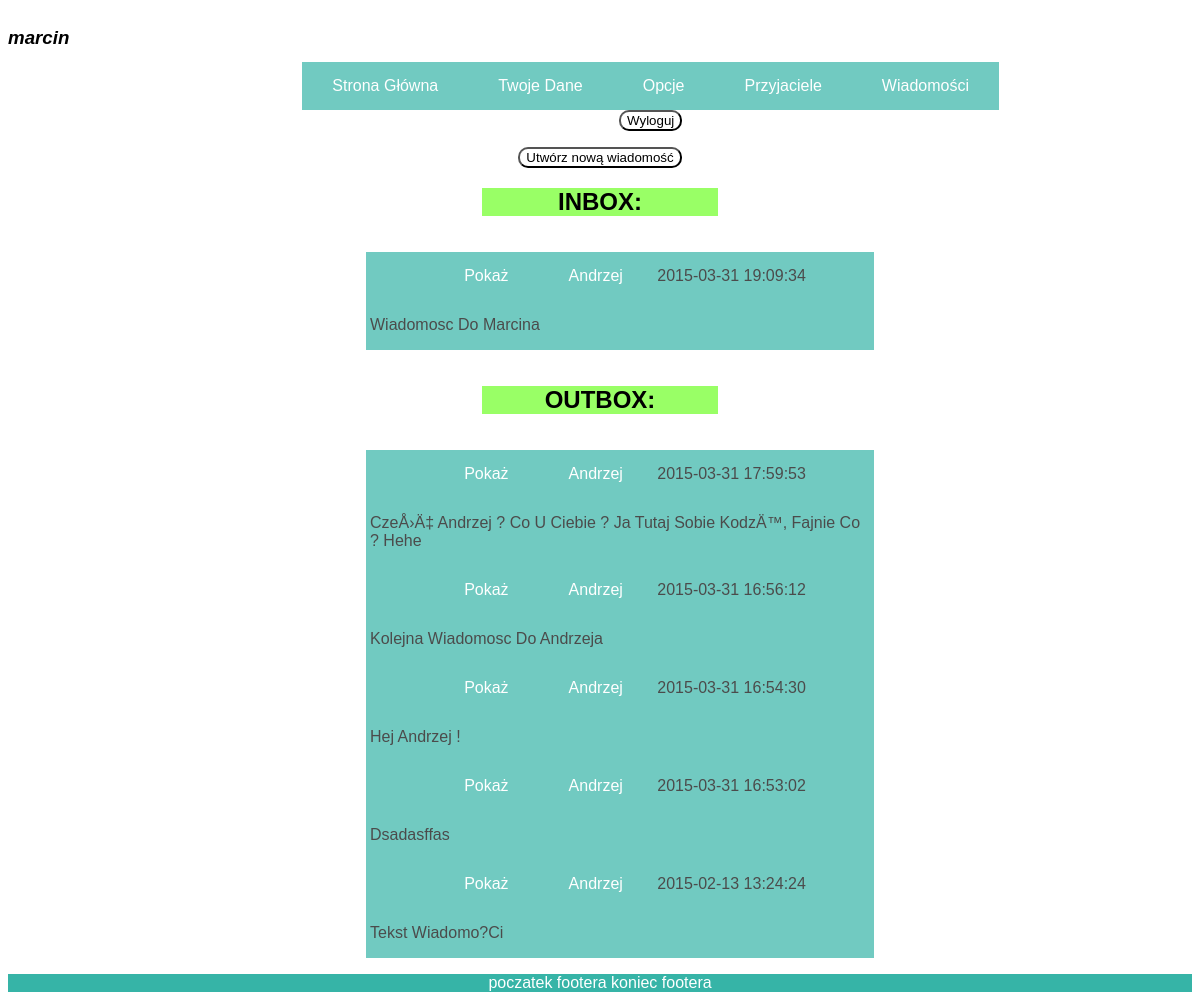
The page /messages.php (signed in) on the database its author committed.
### tables this page shows
CREATE TABLE `Users` (
  `id` int(11) NOT NULL AUTO_INCREMENT,
  `name` varchar(30) NOT NULL,
  `password` varchar(60) NOT NULL,
  PRIMARY KEY (`id`),
  UNIQUE KEY `name` (`name`)
);

CREATE TABLE `Messages` (
  `message_id` int(11) NOT NULL AUTO_INCREMENT,
  `sender_id` int(11) NOT NULL,
  `receiver_id` int(11) NOT NULL,
  `message_text` text,
  `message_date` datetime DEFAULT NULL,
  `if_read` tinyint(1) DEFAULT NULL,
  PRIMARY KEY (`message_id`),
  KEY `sender_id` (`sender_id`),
  KEY `receiver_id` (`receiver_id`),
  CONSTRAINT `Messages_ibfk_1` FOREIGN KEY (`sender_id`) REFERENCES `Users` (`id`),
  CONSTRAINT `Messages_ibfk_2` FOREIGN KEY (`receiver_id`) REFERENCES `Users` (`id`)
);

### messages.php (the view)
<?php
include("header.php");
?>
<main>
	<form action="writemessage.php" method="post">
		<button type="submit" name="new_message_button">Utwórz nową wiadomość</button>
	</form>
	<h2>INBOX:</h2>
	<ul class="inbox-list">
	<?php
	$sql='SELECT * FROM Messages JOIN Users ON Messages.sender_id=Users.id WHERE receiver_id="'.$_SESSION['user_id'].'" ORDER BY Messages.message_date DESC';
	$result=$conn->query($sql);
	if($result->num_rows > 0 ){
		while($row=$result->fetch_assoc()) {
			echo("<li class='inbox-message-title'>");
			echo('<a href="showmessage.php?message_id='.$row['message_id'].'">Pokaż</a>');
			echo('<a href="profile.php?profile_id='.$row['sender_id'].'">'.$row['name'].'</a>');
			echo("    ".$row['message_date']."<br>");
			echo("<p class='message-content'>");
			echo($row['message_text']);
			echo("</li><br>");
		}
	}
	else {
		echo("Brak wiadomości w skrzynce odbiorczej");
	}
	?>
	</ul>
	<h2>OUTBOX:</h2>
    <ul class="outbox-list">
	<?php
	$sql='SELECT * FROM Messages JOIN Users ON Messages.receiver_id=Users.id WHERE sender_id="'.$_SESSION['user_id'].'" ORDER BY Messages.message_date DESC';
	$result=$conn->query($sql);
	if($result->num_rows > 0 ){
		while($row=$result->fetch_assoc()) {
			echo("<li class='outbox-message-title'>");
			echo('<a href="showmessage.php?message_id='.$row['message_id'].'">Pokaż</a>');
			echo('<a href="profile.php?profile_id='.$row['receiver_id'].'">'.$row['name'].'</a>');
			echo("    ".$row['message_date']."<br>");
			echo("<p class='message-content'>");
			echo($row['message_text']);
			echo("</li><br>");
		}
	}
	else {
		echo("Brak wiadomości w skrzynce nadawczej");
	}
	?>
	</ul>
</main>
<?php
include("footer.php");
?>

### header.php (shortened to what this page needs)
<!DOCTYPE html>
<html>
<head>
	<link rel="stylesheet" href="style.css" type="text/css"/>
</head>
<body>
	<?php include("connection.php");?>
	<h3 class="user-name-top"><?php
	if(isset($_SESSION['user_id'])) {
		$sql="SELECT * FROM Users WHERE id={$_SESSION['user_id']}";
		$result=$conn->query($sql);
		if($result->num_rows > 0) {
			while($row=$result->fetch_assoc()) {
				echo($row['name']);
			}
		}
	}
	else {
		echo "nie jesteś zalogowany";
	}
	?></h3>
	<br>
	<ul class='main-menu'>
			<li><a href="index.php">Strona główna </a></li><?php
			if (isset($_SESSION['user_id'])) {
				echo ("<li><a href='user.php'>Twoje dane </a></li>");
				echo("<li><a href='settings.php'>Opcje </a></li>");
				echo("<li><a href='index.php'>Przyjaciele </a></li>");
			    echo ("<li><a href='messages.php'>Wiadomości </a></li>");
				echo ("<form method='post' action='logout.php'>
						<button type='submit' name='logout_button'>Wyloguj</button>
						</form>");
			}
			else {
				echo("<li><a href='register.php'>Zarejestruj się </a></li>");
				echo("<li><a href='login.php'>Zaloguj się </a></li>");
			}
			?>
	</ul>

### style.css (style rules this page uses)
body { text-align:center; font-family: "Futura PT","Verdana","Arial", sans-serif; }
.user-name-top { float:left; font-weight:bold; font-style:italic; }
ul { display: inline-block; list-style-type:none; }
ul li { display: inline-block; background:#36b4a7; opacity:0.7; text-align:center; text-transform:capitalize; }
ul li a { display:inline-block; color:white; padding-left: 30px; padding-top:15px; padding-right:30px; padding-bottom:15px; }
.message-content { width:500px; text-align:left; padding: 0px 4px 0px 4px; }
a { text-decoration: none; color: #005CE6; }
h2 { background: #99FF66; margin-left:40%; margin-right:40%; }
button { background:white; border-radius:10px; }

### rows shown on the page
users: name "marcin"
messages: sender.name "Andrzej", message_date "2015-03-31 19:09:34", message_text "Wiadomosc Do Marcina"
messages: receiver.name "Andrzej", message_date "2015-03-31 17:59:53", message_text "CzeÅ›Ä‡ Andrzej ? Co U Ciebie ? Ja Tutaj Sobie KodzÄ™, Fajnie Co ? Hehe"
messages: receiver.name "Andrzej", message_date "2015-03-31 16:56:12", message_text "Kolejna Wiadomosc Do Andrzeja"
messages: receiver.name "Andrzej", message_date "2015-03-31 16:54:30", message_text "Hej Andrzej !"
messages: receiver.name "Andrzej", message_date "2015-03-31 16:53:02", message_text "Dsadasffas"
messages: receiver.name "Andrzej", message_date "2015-02-13 13:24:24", message_text "Tekst Wiadomo?ci"
